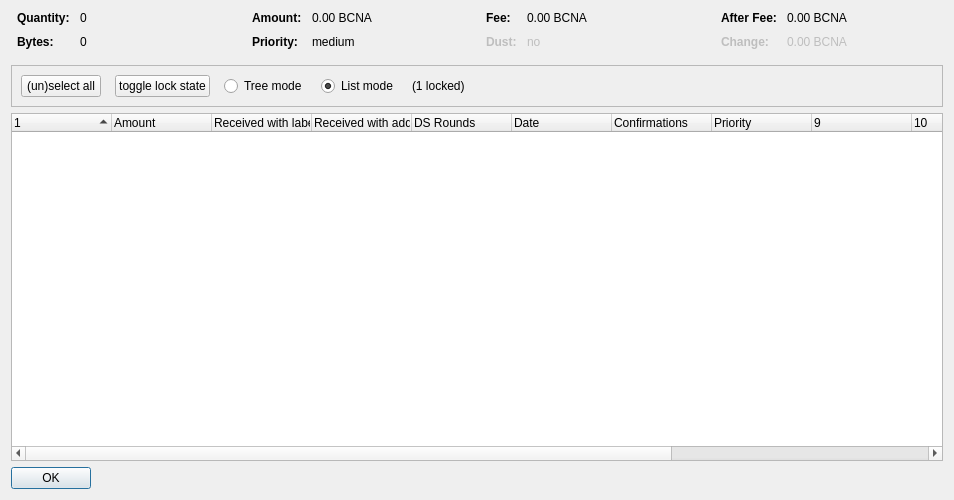
<?xml version="1.0" encoding="UTF-8"?>
<ui version="4.0">
 <class>CoinControlDialog</class>
 <widget class="QDialog" name="CoinControlDialog">
  <property name="geometry">
   <rect>
    <x>0</x>
    <y>0</y>
    <width>954</width>
    <height>500</height>
   </rect>
  </property>
  <property name="windowTitle">
   <string>Coin Selection</string>
  </property>
  <layout class="QVBoxLayout" name="verticalLayout">
   <item>
    <layout class="QHBoxLayout" name="horizontalLayoutTop" stretch="0,0,0,0">
     <property name="topMargin">
      <number>0</number>
     </property>
     <property name="bottomMargin">
      <number>10</number>
     </property>
     <item>
      <layout class="QFormLayout" name="formLayoutCoinControl1">
       <property name="horizontalSpacing">
        <number>10</number>
       </property>
       <property name="verticalSpacing">
        <number>10</number>
       </property>
       <property name="leftMargin">
        <number>6</number>
       </property>
       <property name="rightMargin">
        <number>6</number>
       </property>
       <item row="0" column="0">
        <widget class="QLabel" name="labelCoinControlQuantityText">
         <property name="font">
          <font>
           <weight>75</weight>
           <bold>true</bold>
          </font>
         </property>
         <property name="text">
          <string>Quantity:</string>
         </property>
        </widget>
       </item>
       <item row="0" column="1">
        <widget class="QLabel" name="labelCoinControlQuantity">
         <property name="cursor">
          <cursorShape>IBeamCursor</cursorShape>
         </property>
         <property name="contextMenuPolicy">
          <enum>Qt::ActionsContextMenu</enum>
         </property>
         <property name="text">
          <string notr="true">0</string>
         </property>
         <property name="textInteractionFlags">
          <set>Qt::LinksAccessibleByMouse|Qt::TextSelectableByKeyboard|Qt::TextSelectableByMouse</set>
         </property>
        </widget>
       </item>
       <item row="1" column="0">
        <widget class="QLabel" name="labelCoinControlBytesText">
         <property name="font">
          <font>
           <weight>75</weight>
           <bold>true</bold>
          </font>
         </property>
         <property name="text">
          <string>Bytes:</string>
         </property>
        </widget>
       </item>
       <item row="1" column="1">
        <widget class="QLabel" name="labelCoinControlBytes">
         <property name="cursor">
          <cursorShape>IBeamCursor</cursorShape>
         </property>
         <property name="contextMenuPolicy">
          <enum>Qt::ActionsContextMenu</enum>
         </property>
         <property name="text">
          <string notr="true">0</string>
         </property>
         <property name="textInteractionFlags">
          <set>Qt::LinksAccessibleByMouse|Qt::TextSelectableByKeyboard|Qt::TextSelectableByMouse</set>
         </property>
        </widget>
       </item>
      </layout>
     </item>
     <item>
      <layout class="QFormLayout" name="formLayoutCoinControl2">
       <property name="horizontalSpacing">
        <number>10</number>
       </property>
       <property name="verticalSpacing">
        <number>10</number>
       </property>
       <property name="leftMargin">
        <number>6</number>
       </property>
       <property name="rightMargin">
        <number>6</number>
       </property>
       <item row="0" column="0">
        <widget class="QLabel" name="labelCoinControlAmountText">
         <property name="font">
          <font>
           <weight>75</weight>
           <bold>true</bold>
          </font>
         </property>
         <property name="text">
          <string>Amount:</string>
         </property>
        </widget>
       </item>
       <item row="0" column="1">
        <widget class="QLabel" name="labelCoinControlAmount">
         <property name="cursor">
          <cursorShape>IBeamCursor</cursorShape>
         </property>
         <property name="contextMenuPolicy">
          <enum>Qt::ActionsContextMenu</enum>
         </property>
         <property name="text">
          <string notr="true">0.00 BCNA</string>
         </property>
         <property name="textInteractionFlags">
          <set>Qt::LinksAccessibleByMouse|Qt::TextSelectableByKeyboard|Qt::TextSelectableByMouse</set>
         </property>
        </widget>
       </item>
       <item row="1" column="0">
        <widget class="QLabel" name="labelCoinControlPriorityText">
         <property name="font">
          <font>
           <weight>75</weight>
           <bold>true</bold>
          </font>
         </property>
         <property name="text">
          <string>Priority:</string>
         </property>
        </widget>
       </item>
       <item row="1" column="1">
        <widget class="QLabel" name="labelCoinControlPriority">
         <property name="cursor">
          <cursorShape>IBeamCursor</cursorShape>
         </property>
         <property name="contextMenuPolicy">
          <enum>Qt::ActionsContextMenu</enum>
         </property>
         <property name="text">
          <string>medium</string>
         </property>
         <property name="textInteractionFlags">
          <set>Qt::LinksAccessibleByMouse|Qt::TextSelectableByKeyboard|Qt::TextSelectableByMouse</set>
         </property>
        </widget>
       </item>
      </layout>
     </item>
     <item>
      <layout class="QFormLayout" name="formLayoutCoinControl3">
       <property name="horizontalSpacing">
        <number>10</number>
       </property>
       <property name="verticalSpacing">
        <number>10</number>
       </property>
       <property name="leftMargin">
        <number>6</number>
       </property>
       <property name="rightMargin">
        <number>6</number>
       </property>
       <item row="0" column="0">
        <widget class="QLabel" name="labelCoinControlFeeText">
         <property name="font">
          <font>
           <weight>75</weight>
           <bold>true</bold>
          </font>
         </property>
         <property name="text">
          <string>Fee:</string>
         </property>
        </widget>
       </item>
       <item row="0" column="1">
        <widget class="QLabel" name="labelCoinControlFee">
         <property name="cursor">
          <cursorShape>IBeamCursor</cursorShape>
         </property>
         <property name="contextMenuPolicy">
          <enum>Qt::ActionsContextMenu</enum>
         </property>
         <property name="text">
          <string notr="true">0.00 BCNA</string>
         </property>
         <property name="textInteractionFlags">
          <set>Qt::LinksAccessibleByMouse|Qt::TextSelectableByKeyboard|Qt::TextSelectableByMouse</set>
         </property>
        </widget>
       </item>
       <item row="1" column="0">
        <widget class="QLabel" name="labelCoinControlLowOutputText">
         <property name="enabled">
          <bool>false</bool>
         </property>
         <property name="font">
          <font>
           <weight>75</weight>
           <bold>true</bold>
          </font>
         </property>
         <property name="text">
          <string>Dust:</string>
         </property>
        </widget>
       </item>
       <item row="1" column="1">
        <widget class="QLabel" name="labelCoinControlLowOutput">
         <property name="enabled">
          <bool>false</bool>
         </property>
         <property name="cursor">
          <cursorShape>IBeamCursor</cursorShape>
         </property>
         <property name="contextMenuPolicy">
          <enum>Qt::ActionsContextMenu</enum>
         </property>
         <property name="text">
          <string>no</string>
         </property>
         <property name="textInteractionFlags">
          <set>Qt::LinksAccessibleByMouse|Qt::TextSelectableByKeyboard|Qt::TextSelectableByMouse</set>
         </property>
        </widget>
       </item>
      </layout>
     </item>
     <item>
      <layout class="QFormLayout" name="formLayoutCoinControl4">
       <property name="horizontalSpacing">
        <number>10</number>
       </property>
       <property name="verticalSpacing">
        <number>10</number>
       </property>
       <property name="leftMargin">
        <number>6</number>
       </property>
       <property name="rightMargin">
        <number>6</number>
       </property>
       <item row="0" column="0">
        <widget class="QLabel" name="labelCoinControlAfterFeeText">
         <property name="font">
          <font>
           <weight>75</weight>
           <bold>true</bold>
          </font>
         </property>
         <property name="text">
          <string>After Fee:</string>
         </property>
        </widget>
       </item>
       <item row="0" column="1">
        <widget class="QLabel" name="labelCoinControlAfterFee">
         <property name="cursor">
          <cursorShape>IBeamCursor</cursorShape>
         </property>
         <property name="contextMenuPolicy">
          <enum>Qt::ActionsContextMenu</enum>
         </property>
         <property name="text">
          <string notr="true">0.00 BCNA</string>
         </property>
         <property name="textInteractionFlags">
          <set>Qt::LinksAccessibleByMouse|Qt::TextSelectableByKeyboard|Qt::TextSelectableByMouse</set>
         </property>
        </widget>
       </item>
       <item row="1" column="0">
        <widget class="QLabel" name="labelCoinControlChangeText">
         <property name="enabled">
          <bool>false</bool>
         </property>
         <property name="font">
          <font>
           <weight>75</weight>
           <bold>true</bold>
          </font>
         </property>
         <property name="text">
          <string>Change:</string>
         </property>
        </widget>
       </item>
       <item row="1" column="1">
        <widget class="QLabel" name="labelCoinControlChange">
         <property name="enabled">
          <bool>false</bool>
         </property>
         <property name="cursor">
          <cursorShape>IBeamCursor</cursorShape>
         </property>
         <property name="contextMenuPolicy">
          <enum>Qt::ActionsContextMenu</enum>
         </property>
         <property name="text">
          <string notr="true">0.00 BCNA</string>
         </property>
         <property name="textInteractionFlags">
          <set>Qt::LinksAccessibleByMouse|Qt::TextSelectableByKeyboard|Qt::TextSelectableByMouse</set>
         </property>
        </widget>
       </item>
      </layout>
     </item>
    </layout>
   </item>
   <item>
    <widget class="QFrame" name="frame">
     <property name="minimumSize">
      <size>
       <width>0</width>
       <height>40</height>
      </size>
     </property>
     <property name="frameShape">
      <enum>QFrame::StyledPanel</enum>
     </property>
     <property name="frameShadow">
      <enum>QFrame::Sunken</enum>
     </property>
     <layout class="QHBoxLayout" name="horizontalLayout">
      <item>
       <layout class="QHBoxLayout" name="horizontalLayoutPanel" stretch="0,0,0,0,0,0">
        <property name="spacing">
         <number>14</number>
        </property>
        <item>
         <widget class="QPushButton" name="pushButtonSelectAll">
          <property name="sizePolicy">
           <sizepolicy hsizetype="Maximum" vsizetype="Fixed">
            <horstretch>0</horstretch>
            <verstretch>0</verstretch>
           </sizepolicy>
          </property>
          <property name="text">
           <string>(un)select all</string>
          </property>
          <property name="autoDefault">
           <bool>false</bool>
          </property>
         </widget>
        </item>
        <item>
         <widget class="QPushButton" name="pushButtonToggleLock">
          <property name="sizePolicy">
           <sizepolicy hsizetype="Maximum" vsizetype="Fixed">
            <horstretch>0</horstretch>
            <verstretch>0</verstretch>
           </sizepolicy>
          </property>
          <property name="text">
           <string>toggle lock state</string>
          </property>
          <property name="autoDefault">
           <bool>false</bool>
          </property>
         </widget>
        </item>
        <item>
         <widget class="QRadioButton" name="radioTreeMode">
          <property name="sizePolicy">
           <sizepolicy hsizetype="Maximum" vsizetype="Fixed">
            <horstretch>0</horstretch>
            <verstretch>0</verstretch>
           </sizepolicy>
          </property>
          <property name="text">
           <string>Tree mode</string>
          </property>
         </widget>
        </item>
        <item>
         <widget class="QRadioButton" name="radioListMode">
          <property name="sizePolicy">
           <sizepolicy hsizetype="Maximum" vsizetype="Fixed">
            <horstretch>0</horstretch>
            <verstretch>0</verstretch>
           </sizepolicy>
          </property>
          <property name="text">
           <string>List mode</string>
          </property>
          <property name="checked">
           <bool>true</bool>
          </property>
         </widget>
        </item>
        <item>
         <widget class="QLabel" name="labelLocked">
          <property name="text">
           <string>(1 locked)</string>
          </property>
         </widget>
        </item>
        <item>
         <spacer name="horizontalSpacer">
          <property name="orientation">
           <enum>Qt::Horizontal</enum>
          </property>
          <property name="sizeHint" stdset="0">
           <size>
            <width>40</width>
            <height>20</height>
           </size>
          </property>
         </spacer>
        </item>
       </layout>
      </item>
     </layout>
    </widget>
   </item>
   <item>
    <widget class="CoinControlTreeWidget" name="treeWidget">
     <property name="contextMenuPolicy">
      <enum>Qt::CustomContextMenu</enum>
     </property>
     <property name="sortingEnabled">
      <bool>false</bool>
     </property>
     <property name="columnCount">
      <number>13</number>
     </property>
     <attribute name="headerShowSortIndicator" stdset="0">
      <bool>true</bool>
     </attribute>
     <attribute name="headerStretchLastSection">
      <bool>false</bool>
     </attribute>
     <column>
      <property name="text">
       <string/>
      </property>
     </column>
     <column>
      <property name="text">
       <string>Amount</string>
      </property>
     </column>
     <column>
      <property name="text">
       <string>Received with label</string>
      </property>
     </column>
     <column>
      <property name="text">
       <string>Received with address</string>
      </property>
     </column>
     <column>
      <property name="text">
       <string>DS Rounds</string>
      </property>
     </column>
     <column>
      <property name="text">
       <string>Date</string>
      </property>
     </column>
     <column>
      <property name="text">
       <string>Confirmations</string>
      </property>
      <property name="toolTip">
       <string>Confirmed</string>
      </property>
     </column>
     <column>
      <property name="text">
       <string>Priority</string>
      </property>
     </column>
     <column>
      <property name="text">
       <string/>
      </property>
     </column>
     <column>
      <property name="text">
       <string/>
      </property>
     </column>
     <column>
      <property name="text">
       <string/>
      </property>
     </column>
     <column>
      <property name="text">
       <string/>
      </property>
     </column>
     <column>
      <property name="text">
       <string/>
      </property>
     </column>
    </widget>
   </item>
   <item>
    <widget class="QDialogButtonBox" name="buttonBox">
     <property name="sizePolicy">
      <sizepolicy hsizetype="Maximum" vsizetype="Fixed">
       <horstretch>0</horstretch>
       <verstretch>0</verstretch>
      </sizepolicy>
     </property>
     <property name="orientation">
      <enum>Qt::Horizontal</enum>
     </property>
     <property name="standardButtons">
      <set>QDialogButtonBox::Ok</set>
     </property>
    </widget>
   </item>
  </layout>
 </widget>
 <customwidgets>
  <customwidget>
   <class>CoinControlTreeWidget</class>
   <extends>QTreeWidget</extends>
   <header>coincontroltreewidget.h</header>
  </customwidget>
 </customwidgets>
 <resources/>
 <connections/>
</ui>
